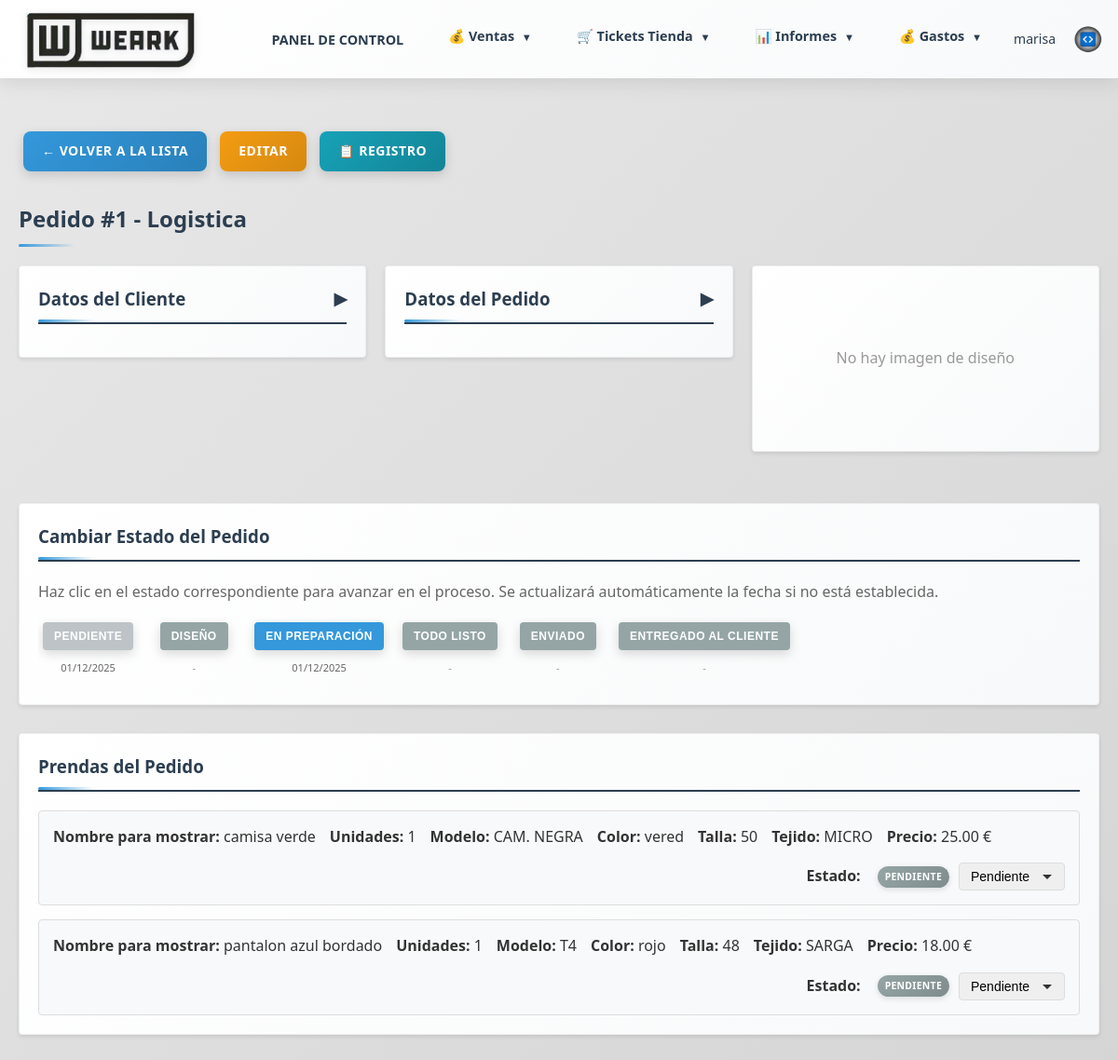
The app's page /pedidos/1 (signed in), older data.
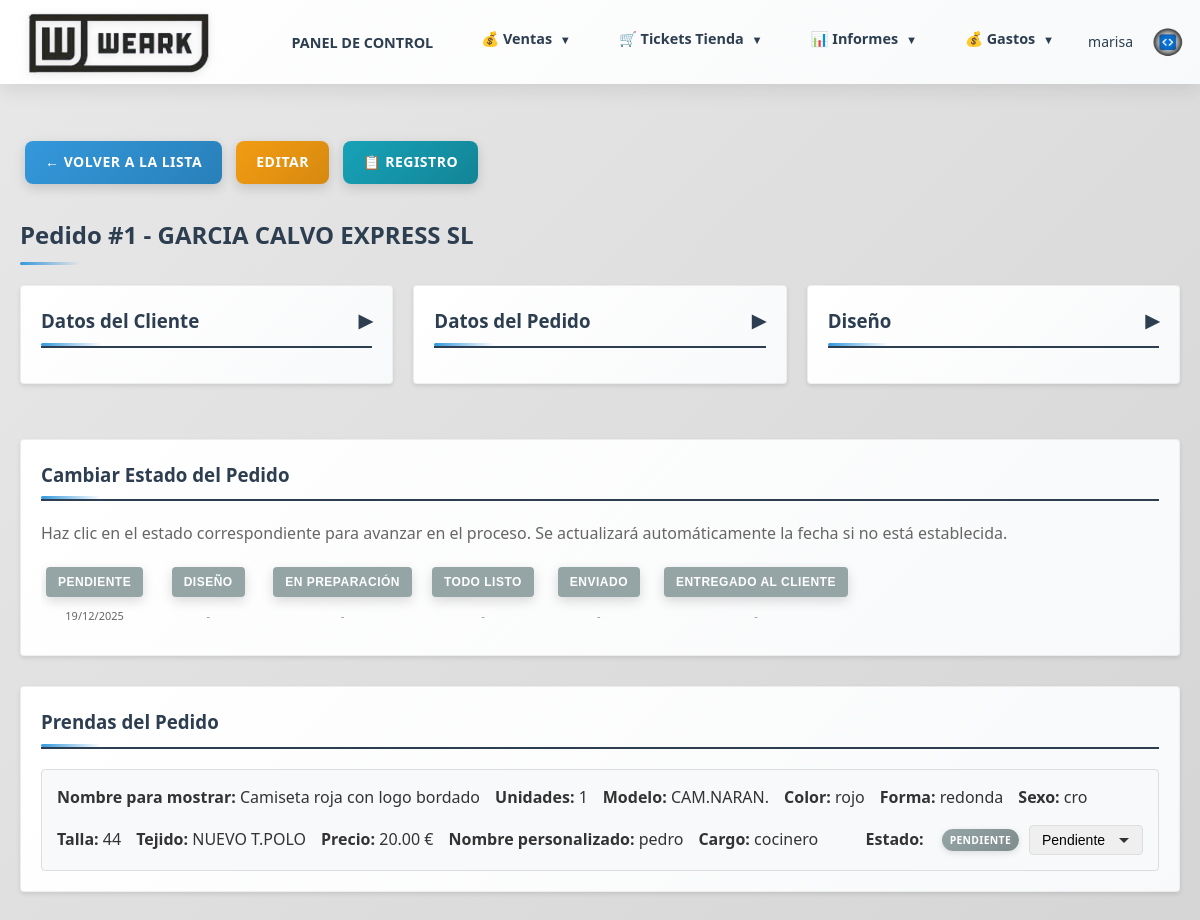
The same page, newer data.
### models.py (models this page shows, shortened)
class Cliente(db.Model, UserMixin):
    __tablename__ = 'clientes'
    id = db.Column(db.Integer, primary_key=True)
    nombre = db.Column(db.String(200), nullable=False)
    alias = db.Column(db.String(200))  # Alias o nombre alternativo
    nif = db.Column(db.String(20))  # NIF/CIF del cliente
    direccion = db.Column(db.Text)
    poblacion = db.Column(db.String(100))  # Población
    provincia = db.Column(db.String(100))  # Provincia
    codigo_postal = db.Column(db.String(10))  # Código Postal
    pais = db.Column(db.String(100), default='España')  # País
    telefono = db.Column(db.String(50))  # Teléfono fijo
    movil = db.Column(db.String(50))  # Teléfono móvil
    email = db.Column(db.String(100))
    categoria = db.Column(db.String(50))  # Categoría: hosteleria, clinica, colegio, emerita, carnaval, transporte, varios
    personas_contacto = db.Column(db.Text)  # Personas de contacto
    anotaciones = db.Column(db.Text)  # Anotaciones adicionales
    usuario_web = db.Column(db.String(80), unique=True, nullable=True)  # Usuario para acceso web
    password_hash = db.Column(db.String(255), nullable=True)  # Contraseña hash
    fecha_creacion = db.Column(db.DateTime, default=datetime.utcnow)
    fecha_alta = db.Column(db.Date)  # Fecha de alta del cliente
    ultimo_acceso = db.Column(db.DateTime)
    comercial_id = db.Column(db.Integer, db.ForeignKey('comerciales.id'), nullable=True)
    comercial = db.relationship('Comercial', backref='clientes_asignados', lazy=True)
    pedidos = db.relationship('Pedido', backref='cliente', lazy=True)
    presupuestos = db.relationship('Presupuesto', backref='cliente', lazy=True)

class Pedido(db.Model):
    __tablename__ = 'pedidos'
    id = db.Column(db.Integer, primary_key=True)
    comercial_id = db.Column(db.Integer, db.ForeignKey('comerciales.id'), nullable=False)
    cliente_id = db.Column(db.Integer, db.ForeignKey('clientes.id'), nullable=False)
    presupuesto_id = db.Column(db.Integer, db.ForeignKey('presupuestos.id'), nullable=True)  # Presupuesto del que proviene este pedido
    tipo_pedido = db.Column(db.String(50), nullable=False)  # fabricacion, no fabricacion, cliente web
    estado = db.Column(db.String(50), nullable=False, default='Pendiente')  # Pendiente, Diseño, En preparación, Todo listo, Enviado, Entregado al cliente
    forma_pago = db.Column(db.Text)
    seguimiento = db.Column(db.Text)
    imagen_diseno = db.Column(db.String(255))
    imagen_portada = db.Column(db.String(255))  # Imagen de portada (primera página)
    imagen_adicional_1 = db.Column(db.String(255))  # Imagen adicional 1 (segunda página)
    descripcion_imagen_1 = db.Column(db.Text)  # Descripción de imagen adicional 1
    imagen_adicional_2 = db.Column(db.String(255))  # Imagen adicional 2 (segunda página)
    descripcion_imagen_2 = db.Column(db.Text)  # Descripción de imagen adicional 2
    imagen_adicional_3 = db.Column(db.String(255))  # Imagen adicional 3 (segunda página)
    descripcion_imagen_3 = db.Column(db.Text)  # Descripción de imagen adicional 3
    imagen_adicional_4 = db.Column(db.String(255))  # Imagen adicional 4 (segunda página)
    descripcion_imagen_4 = db.Column(db.Text)  # Descripción de imagen adicional 4
    imagen_adicional_5 = db.Column(db.String(255))  # Imagen adicional 5 (segunda página)
    descripcion_imagen_5 = db.Column(db.Text)  # Descripción de imagen adicional 5
    fecha_aceptacion = db.Column(db.Date)
    fecha_objetivo = db.Column(db.Date)  # Fecha objetivo de entrega (calculada automáticamente: 20 días desde aceptación)
    fecha_entrega_trabajo = db.Column(db.Date)
    fecha_envio_taller = db.Column(db.Date)
    fecha_entrega_bordados = db.Column(db.Date)
    fecha_entrega_cliente = db.Column(db.Date)
    fecha_pendiente = db.Column(db.Date)  # Fecha cuando se marcó como Pendiente (usa fecha_creacion si no existe)
    fecha_diseno = db.Column(db.Date)  # Fecha cuando se marcó como Diseño
    fecha_todo_listo = db.Column(db.Date)  # Fecha cuando se marcó como Todo listo
    fecha_enviado = db.Column(db.Date)  # Fecha cuando se marcó como Enviado
    fecha_creacion = db.Column(db.DateTime, default=datetime.utcnow)
    lineas = db.relationship('LineaPedido', backref='pedido', lazy=True, cascade='all, delete-orphan')
    presupuesto = db.relationship('Presupuesto', backref='pedidos', lazy=True)

class LineaPedido(db.Model):
    __tablename__ = 'lineas_pedido'
    id = db.Column(db.Integer, primary_key=True)
    pedido_id = db.Column(db.Integer, db.ForeignKey('pedidos.id'), nullable=False)
    prenda_id = db.Column(db.Integer, db.ForeignKey('prendas.id'), nullable=False)
    nombre = db.Column(db.String(200), nullable=False)  # Mantenido para compatibilidad, no se usa en la UI
    cargo = db.Column(db.String(100))  # Mantenido para compatibilidad, no se usa en la UI
    nombre_mostrar = db.Column(db.String(200), nullable=True)  # Nombre para mostrar al cliente
    cantidad = db.Column(db.Integer, nullable=False, default=1)
    color = db.Column(db.String(50))
    forma = db.Column(db.String(100))
    tipo_manda = db.Column(db.String(100))
    sexo = db.Column(db.String(20))  # Masculino, Femenino, Unisex
    talla = db.Column(db.String(20))
    tejido = db.Column(db.String(100))
    precio_unitario = db.Column(db.Numeric(10, 2), nullable=True)  # Precio unitario de la línea (copiado del presupuesto)
    descuento = db.Column(db.Numeric(5, 2), nullable=False, default=0)  # Porcentaje de descuento (0-100)
    precio_final = db.Column(db.Numeric(10, 2), nullable=True)  # Precio unitario con descuento aplicado
    estado = db.Column(db.String(50), nullable=False, default='pendiente')  # pendiente, en confección, en bordado, listo

class Prenda(db.Model):
    __tablename__ = 'prendas'
    id = db.Column(db.Integer, primary_key=True)
    nombre = db.Column(db.String(200), nullable=False)
    tipo = db.Column(db.String(50), nullable=False)  # pantalon, camisa, zapato, camiseta, etc.
    precio_coste = db.Column(db.Numeric(10, 2), nullable=False, default=0)  # Precio de coste
    precio_venta = db.Column(db.Numeric(10, 2), nullable=False, default=0)  # Precio de venta
    lineas_pedido = db.relationship('LineaPedido', backref='prenda', lazy=True)
    lineas_presupuesto = db.relationship('LineaPresupuesto', backref='prenda', lazy=True)

### routes/pedidos.py (the view)
@pedidos_bp.route('/pedidos/<int:pedido_id>')
@login_required
def ver_pedido(pedido_id):
    pedido = Pedido.query.get_or_404(pedido_id)
    hoy = datetime.now().date()
    fecha_objetivo = None
    fecha_class = ''
    if pedido.fecha_objetivo:
        fecha_objetivo = pedido.fecha_objetivo
    elif pedido.fecha_aceptacion:
        fecha_objetivo = pedido.fecha_aceptacion + timedelta(days=20)
    else:
        fecha_objetivo = None
    if fecha_objetivo:
        dias_restantes = (fecha_objetivo - hoy).days
        if dias_restantes <= 5:
            fecha_class = 'urgente'
        elif dias_restantes <= 10:
            fecha_class = 'proxima'
        else:
            fecha_class = 'ok'
    else:
        fecha_class = ''
    return render_template('ver_pedido.html',
                         pedido=pedido,
                         fecha_objetivo=fecha_objetivo,
                         fecha_class=fecha_class)

### app.py (called while the page is built)
@login_manager.user_loader
def load_user(user_id):
    from models import Usuario, Cliente
    if user_id.startswith('cliente_'):
        cliente_id = int(user_id.replace('cliente_', ''))
        cliente = Cliente.query.get(cliente_id)
        if cliente and cliente.tiene_acceso_web():
            return cliente
        return None
    else:
        return Usuario.query.get(int(user_id))

### models.py (called while the page is built)
    @property
    def nombre(self):
        if self.usuario:
            return self.usuario.usuario
        return self._nombre or ''

    def is_supervisor(self):
        return self.rol == 'supervisor'

### templates/ver_pedido.html (shortened to what the changed rows need)
{% extends "base.html" %}
{% block content %}
<div style="margin-bottom: 20px;">
    <a href="{{ url_for('index.index') }}" class="btn btn-primary">← Volver a la lista</a>
    <a href="{{ url_for('pedidos.editar_pedido', pedido_id=pedido.id) }}" class="btn btn-warning">Editar</a>
    {% if current_user.rol in ['administracion', 'supervisor'] %}
    <a href="{{ url_for('pedidos.registro_cambios', pedido_id=pedido.id) }}" class="btn btn-info">📋 Registro</a>
    {% endif %}
</div>
<h2>Pedido #{{ pedido.id }}{% if pedido.presupuesto_id %} (Presupuesto #{{ pedido.presupuesto_id }}){% endif %} - {{ pedido.cliente.nombre if pedido.cliente else 'N/A' }}</h2>
<div style="display: grid; grid-template-columns: 1fr 1fr 1fr; gap: 20px; margin-bottom: 30px;">
    <div>
    </div>
    <div>
    </div>
    <div>
        {% if pedido.imagen_diseno %}
        <div class="card" style="background-color: white; padding: 20px; border-radius: 4px; box-shadow: 0 2px 4px rgba(0,0,0,0.1);">
            <h3 style="color: #2c3e50; border-bottom: 2px solid #2c3e50; padding-bottom: 10px; margin-bottom: 15px; cursor: pointer; display: flex; justify-content: space-between; align-items: center;" onclick="toggleSection('diseno-content')">
                <span>Diseño</span>
                <span id="diseno-toggle" style="font-size: 18px;">▶</span>
            </h3>
                {% set tiene_imagenes_adicionales = pedido.imagen_adicional_1 or pedido.imagen_adicional_2 or pedido.imagen_adicional_3 or pedido.imagen_adicional_4 or pedido.imagen_adicional_5 %}
        </div>
        {% else %}
        <div class="card" style="background-color: white; padding: 20px; border-radius: 4px; box-shadow: 0 2px 4px rgba(0,0,0,0.1); text-align: center; display: flex; align-items: center; justify-content: center; min-height: 200px;">
            <p style="color: #999;">No hay imagen de diseño</p>
        </div>
        {% endif %}
    </div>
</div>
<div class="card" style="background-color: white; padding: 20px; border-radius: 4px; box-shadow: 0 2px 4px rgba(0,0,0,0.1); margin-bottom: 30px;">
    <h3 style="color: #2c3e50; border-bottom: 2px solid #2c3e50; padding-bottom: 10px; margin-bottom: 20px;">Cambiar Estado del Pedido</h3>
    <p style="margin-bottom: 15px; color: #666;">Haz clic en el estado correspondiente para avanzar en el proceso. Se actualizará automáticamente la fecha si no está establecida.</p>
    <div style="display: flex; flex-wrap: nowrap; gap: 10px; overflow-x: auto; padding-bottom: 10px;">
        <div style="display: flex; flex-direction: column; align-items: center; min-width: 100px;">
            <form method="POST" action="{{ url_for('pedidos.cambiar_estado_pedido', pedido_id=pedido.id) }}" style="display: inline;">
                <button type="submit" class="btn" style="background-color: {% if pedido.estado == 'Pendiente' %}#95a5a6{% else %}#bdc3c7{% endif %}; color: white; padding: 8px 12px; font-size: 12px; border: none; border-radius: 4px; cursor: pointer; white-space: nowrap;"
                        onclick="return confirm('¿Marcar como Pendiente?')">
                </button>
            </form>
            {% if pedido.fecha_creacion %}
            <p style="margin-top: 5px; font-size: 11px; color: #666; margin-bottom: 0;">{{ pedido.fecha_creacion.strftime('%d/%m/%Y') }}</p>
            {% else %}
            <p style="margin-top: 5px; font-size: 11px; color: #999; margin-bottom: 0;">-</p>
            {% endif %}
        </div>
        <div style="display: flex; flex-direction: column; align-items: center; min-width: 130px;">
            <form method="POST" action="{{ url_for('pedidos.cambiar_estado_pedido', pedido_id=pedido.id) }}" style="display: inline;">
                <button type="submit" class="btn" style="background-color: {% if pedido.estado == 'En preparación' %}#3498db{% else %}#95a5a6{% endif %}; color: white; padding: 8px 12px; font-size: 12px; border: none; border-radius: 4px; cursor: pointer; white-space: nowrap;"
                        onclick="return confirm('¿Marcar como En preparación?')">
                </button>
            </form>
            {% if pedido.estado == 'En preparación' %}
                {% if pedido.fecha_aceptacion %}
                <p style="margin-top: 5px; font-size: 11px; color: #666; margin-bottom: 0;">{{ pedido.fecha_aceptacion.strftime('%d/%m/%Y') }}</p>
                {% else %}
                <p style="margin-top: 5px; font-size: 11px; color: #999; margin-bottom: 0;">-</p>
                {% endif %}
            {% elif pedido.fecha_aceptacion %}
            <p style="margin-top: 5px; font-size: 11px; color: #666; margin-bottom: 0;">{{ pedido.fecha_aceptacion.strftime('%d/%m/%Y') }}</p>
            {% else %}
            <p style="margin-top: 5px; font-size: 11px; color: #999; margin-bottom: 0;">-</p>
            {% endif %}
        </div>
    </div>
</div>
<div class="card" style="background-color: white; padding: 20px; border-radius: 4px; box-shadow: 0 2px 4px rgba(0,0,0,0.1);">
    <h3 style="color: #2c3e50; border-bottom: 2px solid #2c3e50; padding-bottom: 10px; margin-bottom: 20px;">Prendas del Pedido</h3>
    {% if pedido.lineas %}
    <div style="display: flex; flex-direction: column; gap: 15px;">
        {% for linea in pedido.lineas %}
        <div style="border: 1px solid #ddd; border-radius: 4px; padding: 15px; background-color: #f8f9fa;">
            <div style="display: flex; flex-wrap: wrap; gap: 15px; align-items: center;">
                <div><strong>Nombre para mostrar:</strong> {{ linea.nombre_mostrar if linea.nombre_mostrar else 'N/A' }}</div>
                <div><strong>Unidades:</strong> {{ linea.cantidad }}</div>
                <div><strong>Modelo:</strong> {{ linea.prenda.nombre if linea.prenda else 'N/A' }}</div>
                {% if linea.color %}<div><strong>Color:</strong> {{ linea.color }}</div>{% endif %}
                {% if linea.forma %}<div><strong>Forma:</strong> {{ linea.forma }}</div>{% endif %}
                {% if linea.sexo %}<div><strong>Sexo:</strong> {{ linea.sexo }}</div>{% endif %}
                {% if linea.talla %}<div><strong>Talla:</strong> {{ linea.talla }}</div>{% endif %}
                {% if linea.tejido %}<div><strong>Tejido:</strong> {{ linea.tejido }}</div>{% endif %}
                {% if linea.precio_unitario %}<div><strong>Precio:</strong> {{ "%.2f"|format(linea.precio_unitario) }} €</div>{% endif %}
                {% if linea.nombre %}<div><strong>Nombre personalizado:</strong> {{ linea.nombre }}</div>{% endif %}
                {% if linea.cargo %}<div><strong>Cargo:</strong> {{ linea.cargo }}</div>{% endif %}
                <div style="margin-left: auto; display: flex; align-items: center; gap: 10px;">
                    <strong>Estado:</strong>
                    <span class="badge badge-estado-linea badge-estado-{{ (linea.estado or 'pendiente')|lower|replace(' ', '-')|replace('ó', 'o')|replace('í', 'i')|replace('é', 'e') }}" style="margin-left: 8px;">
                        {{ linea.estado or 'pendiente' }}
                    </span>
                    <form method="POST" action="{{ url_for('pedidos.cambiar_estado_linea', pedido_id=pedido.id, linea_id=linea.id) }}" style="display: inline-block;">
                        <select name="estado" onchange="this.form.submit()" style="padding: 6px 12px; border-radius: 4px; border: 1px solid #ddd; font-size: 14px;">
                            <option value="pendiente" {% if (linea.estado or 'pendiente') == 'pendiente' %}selected{% endif %}>Pendiente</option>
                        </select>
                    </form>
                </div>
            </div>
        </div>
        {% endfor %}
    </div>
    {% else %}
    <p>No hay prendas registradas en este pedido.</p>
    {% endif %}
</div>
{% endblock %}

Row changes from the older to the newer data that the page shows:
no longer on this page (row unchanged): Cliente: cliente "Logistica"
removed LineaPedido: nombre_mostrar "pantalon azul bordado", cantidad "1", prenda "T4", color "rojo", talla "48", tejido "SARGA", precio_unitario "18.00", estado "PENDIENTE", estado "Pendiente"
changed Pedido id 1: estado "En preparación" → "Pendiente" (drawn); fecha_creacion "01/12/2025" → "19/12/2025"; fecha_aceptacion "01/12/2025" → (not shown)
now on this page (row unchanged): Cliente: cliente "GARCIA CALVO EXPRESS SL"
changed LineaPedido "PENDIENTE": nombre_mostrar "camisa verde" → "Camiseta roja con logo bordado"; prenda "CAM. NEGRA" → "CAM.NARAN."; color "vered" → "rojo"; forma (not shown) → "redonda"; sexo (not shown) → "cro"; talla "50" → "44"; tejido "MICRO" → "NUEVO T.POLO"; precio_unitario "25.00" → "20.00"; nombre (not shown) → "pedro"; cargo (not shown) → "cocinero"
Text that changed along with them:
text no longer shown: "No hay imagen de diseño"
text now shown: "Diseño ▶ -"
